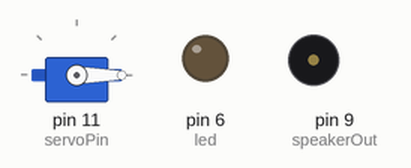
This sketch was run on a simulated Arduino Uno, built with avr-gcc and run on an emulated ATmega328P. On the bench: servo, output pins drawn as LEDs (lit = HIGH), buzzer (waves = sounding).

Above: at 0.1 s.
At 10.5 s:
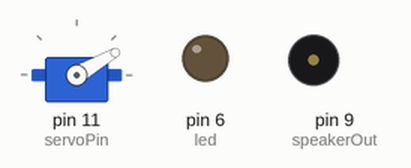
At 11.0 s:
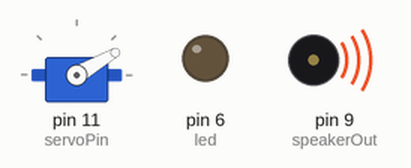
At 31.3 s:
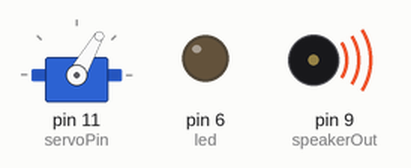
Timing chart, 0 to 41.0 s (numbered marks = the images above):
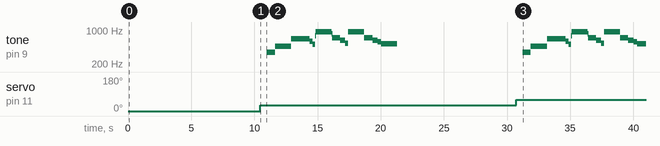

Measured:
- by itself, servo on pin 11 (servoPin): 0° → 30° at 10.5 s, → 60° 20.3 s later
- by itself, tone on pin 9 (speakerOut): plays 348 Hz for 0.64 s, 464 Hz for 1.3 s, 662 Hz for 1.5 s, 592 Hz for 0.24 s, 508 Hz for 0.20 s, 764 Hz for 0.04 s … (32 notes in this stretch)

The sketch:

hayvanbesyazilim.ino
```cpp
#include <Servo.h>

Servo myservo;

const int servoPin = 11;    // Servo motorun pinini tanımladık

#define  c3    7634
#define  d3    6803
#define  e3    6061
#define  f3    5714
#define  g3    5102
#define  a3    4545
#define  b3    4049
#define  c4    3816    // 261 Hz
#define  d4    3401    // 294 Hz
#define  e4    3030    // 329 Hz
#define  f4    2865    // 349 Hz   // Buzzerde çalıcak şarkının notalarını tanımladık
#define  g4    2551    // 392 Hz
#define  a4    2272    // 440 Hz
#define  a4s   2146
#define  b4    2028    // 493 Hz
#define  c5    1912    // 523 Hz
#define  d5    1706
#define  d5s   1608
#define  e5    1517    // 659 Hz
#define  f5    1433    // 698 Hz
#define  g5    1276
#define  a5    1136
#define  a5s   1073
#define  b5    1012
#define  c6    955

         #define  R     0


int melody1[] = {  a4, R,  a4, R,  a4, R,  f4, R, c5, R,  a4, R,  f4, R, c5, R, a4, R,  e5, R,  e5, R,  e5, R,  f5, R, c5, R,  g5, R,  f5, R,  c5, R, a4, R};
int beats1[]  = {  50, 20, 50, 20, 50, 20, 40, 5, 20, 5,  60, 10, 40, 5, 20, 5, 60, 80, 50, 20, 50, 20, 50, 20, 40, 5, 20, 5,  60, 10, 40, 5,  20, 5, 60, 40};


int melody2[] = {  f4,  f4, f4,  a4s,   f5,  d5s,  d5,  c5, a5s, f5, d5s,  d5,  c5, a5s, f5, d5s, d5, d5s,   c5};  // Şarkı
int beats2[]  = {  21,  21, 21,  128,  128,   21,  21,  21, 128, 64,  21,  21,  21, 128, 64,  21, 21,  21, 128 };

int MAX_COUNT = sizeof(melody1) / 2;
long tempo = 10000;
int pause = 1000;       // Şarkı için ayarlamalar süresi, durma zamanı vb.
int rest_count = 50;
int toneM = 0;
int beat = 0;
long duration  = 0;
int potVal = 0;
int speakerOut = 9;
int led = 6;
void setup()


{
  pinMode(speakerOut, OUTPUT);

pinMode(led, OUTPUT);              // Buzzeri, ledi ve servo motoru tanımladık
Serial.begin(9600);
  myservo.attach(servoPin);
  myservo.write(0);
  delay(1000);
  myservo.detach();
}

void loop()

{
    myservo.attach(servoPin);
    myservo.write(0);
    delay(476);
    myservo.detach();
    delay(9000); // 1 saat  40 dakika
   myservo.attach(servoPin);
    myservo.write(30);
    delay(475);
    myservo.detach();

    // Melody2
MAX_COUNT = sizeof(melody2) / 2;
for (int i = 0; i < MAX_COUNT; i++) {
toneM = melody2[i];
beat = beats2[i];
duration = beat * tempo;
playTone();
delayMicroseconds(pause);
}


    delay(9000); // 1 saat  40 dakika

    myservo.attach(servoPin);
    myservo.write(30);
    delay(475);
    myservo.write(60);
    delay(475);
    myservo.detach();
    MAX_COUNT = sizeof(melody2) / 2;
for (int i = 0; i < MAX_COUNT; i++) {
toneM = melody2[i];
beat = beats2[i];
duration = beat * tempo;
playTone();
delayMicroseconds(pause);
}


    delay(9000); // 1 saat  40 dakika

        myservo.attach(servoPin);
    myservo.write(60);
    delay(475);
    myservo.write(90);
    delay(475);
    myservo.detach();
    MAX_COUNT = sizeof(melody2) / 2;
for (int i = 0; i < MAX_COUNT; i++) {
toneM = melody2[i];
beat = beats2[i];
duration = beat * tempo;
playTone();
delayMicroseconds(pause);
}
    delay(9000); // 1 saat  40 dakika

        myservo.attach(servoPin);
    myservo.write(90);
    delay(475);
    myservo.write(120);
    delay(475);
    myservo.detach();
    MAX_COUNT = sizeof(melody2) / 2;
for (int i = 0; i < MAX_COUNT; i++) {
toneM = melody2[i];
beat = beats2[i];
duration = beat * tempo;
playTone();
delayMicroseconds(pause);
}
   delay(9000); // 1 saat  40 dakika

        myservo.attach(servoPin);
    myservo.write(120);
    delay(475);
    myservo.write(150);
    delay(475);
    myservo.detach();
    MAX_COUNT = sizeof(melody2) / 2;
for (int i = 0; i < MAX_COUNT; i++) {
toneM = melody2[i];
beat = beats2[i];
duration = beat * tempo;
playTone();
delayMicroseconds(pause);
}
  delay(9000); // 1 saat  40 dakika

        myservo.attach(servoPin);
    myservo.write(150);
    delay(475);
    myservo.write(180);
    delay(475);
    myservo.detach();
    MAX_COUNT = sizeof(melody2) / 2;
for (int i = 0; i < MAX_COUNT; i++) {
toneM = melody2[i];
beat = beats2[i];
duration = beat * tempo;
playTone();
delayMicroseconds(pause);
}
    delay(9000); // 1 saat  40 dakika
  }

  void playTone() {

long elapsed_time = 0;
if (toneM > 0) {


while (elapsed_time < duration) {
digitalWrite(speakerOut,HIGH);
delayMicroseconds(toneM / 2);
digitalWrite(speakerOut, LOW);
delayMicroseconds(toneM / 2);
elapsed_time += (toneM);

       }

}
}
```
